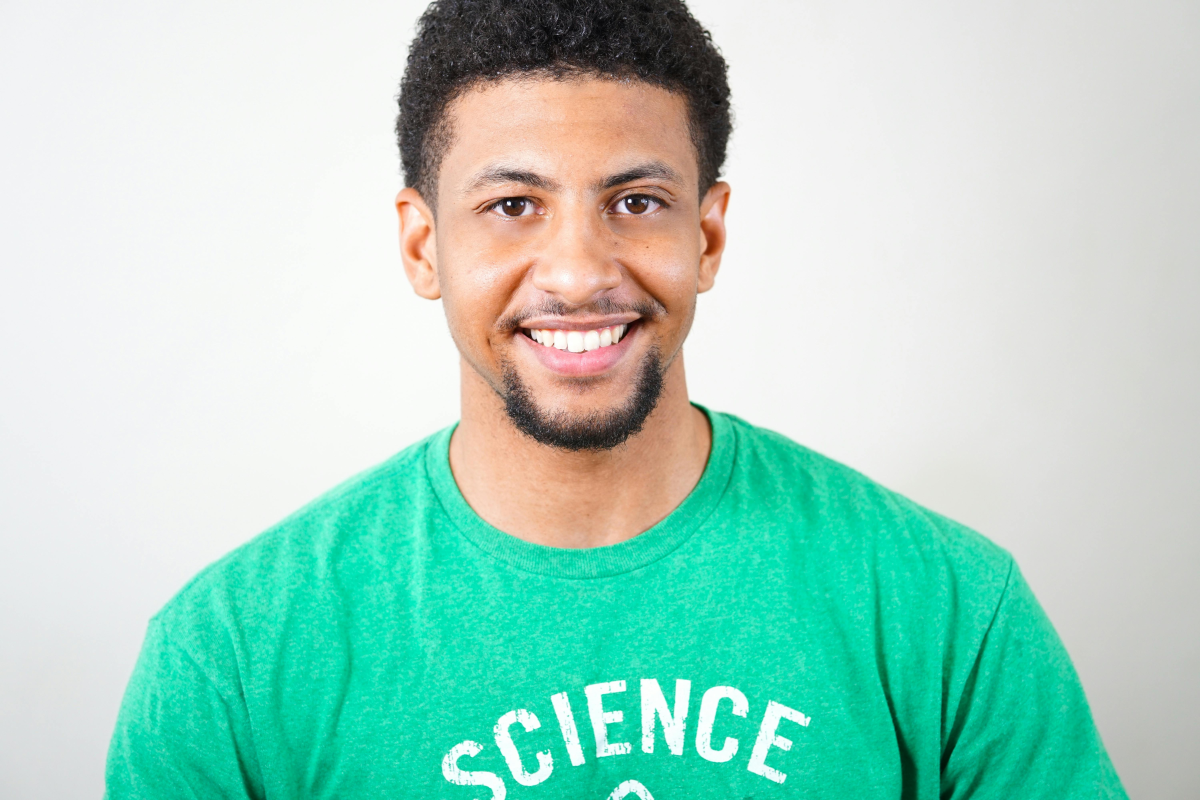
#> input picture image processing in python/image.jpg, 6000 x 4000 px (shown at 1/5 size)
$ python BtoW.py
#> lines starting #> are read from the running program, lines starting #| are printed output that depends on the picture
import cv2
import os

#Get the directory
script_dir = os.path.dirname(os.path.abspath(__file__))
image_path = os.path.join(script_dir, 'image.jpg')  # Use a relative path

if not os.path.exists(image_path):
    raise FileNotFoundError(f"The file {image_path} does not exist.")

image = cv2.imread(image_path)
#> image is the input picture: shape (4000, 6000, 3); mean B, G, R 198.2, 213.7, 166.6
if image is None:
    raise ValueError(f"Failed to load image {image_path}")

#Resize
scale_percent = 5  # Percent of original size
width = int(image.shape[1] * scale_percent / 100)
#> width = 300
height = int(image.shape[0] * scale_percent / 100)
#> height = 200
dim = (width, height)
#> dim = (300, 200)
resized_image = cv2.resize(image, dim, interpolation=cv2.INTER_AREA)
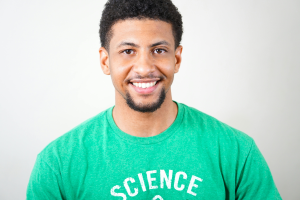
#> resized_image: shape (200, 300, 3); mean B, G, R 198.2, 213.7, 166.6

gray = cv2.cvtColor(resized_image, cv2.COLOR_BGR2GRAY)
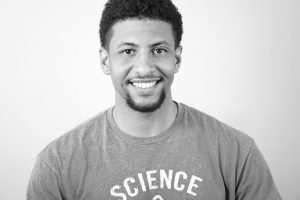
#> gray: shape (200, 300); min 11, max 254, mean 197.8
cv2.imshow('Original image', resized_image)
cv2.imshow('Gray image', gray)
cv2.waitKey(0)
cv2.destroyAllWindows()
